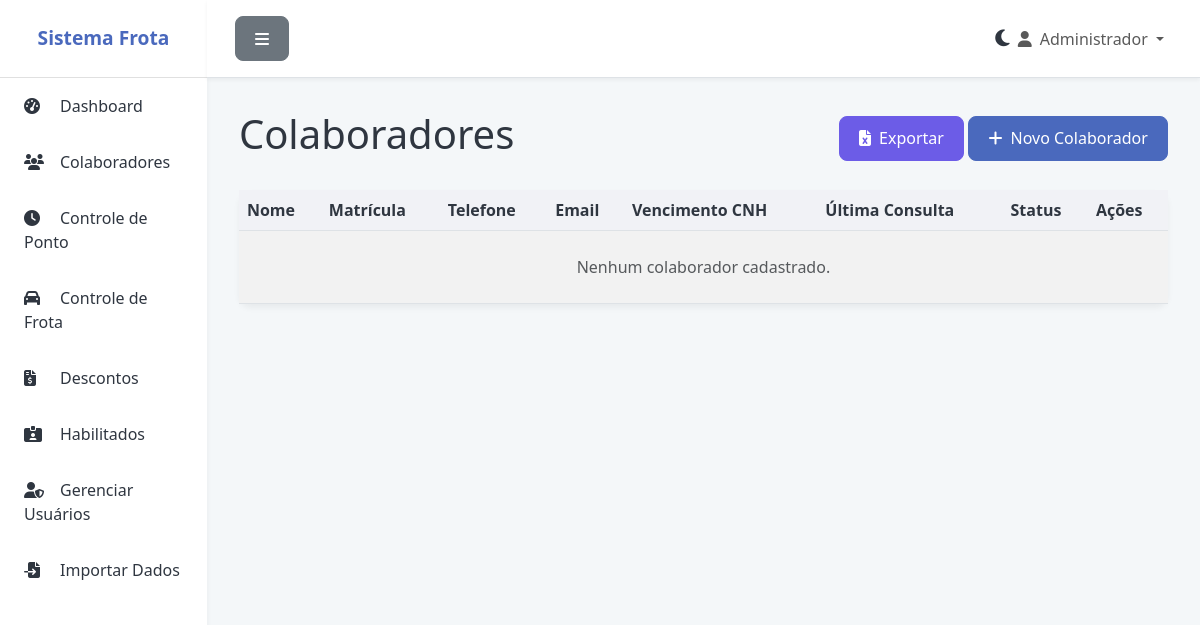
The app's page /colaboradores (signed in), older data.
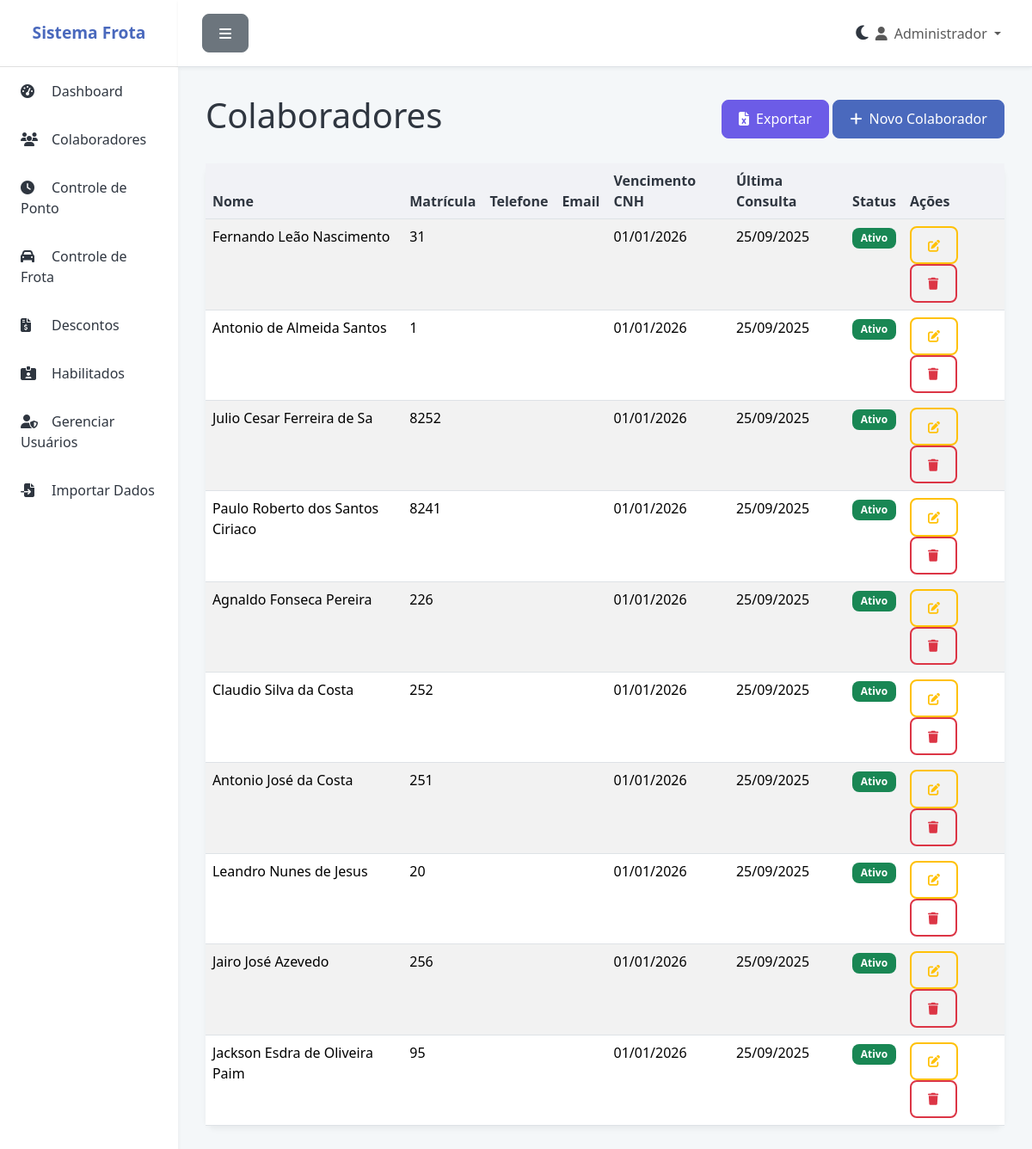
The same page, newer data.
### app.py (models this page shows)
class Usuario(UserMixin, db.Model):
    id = db.Column(db.Integer, primary_key=True)
    username = db.Column(db.String(80), unique=True, nullable=False)
    password_hash = db.Column(db.String(200), nullable=False)
    nome = db.Column(db.String(100), nullable=False)
    email = db.Column(db.String(120), unique=True, nullable=False)
    ativo = db.Column(db.Boolean, default=True)
    criado_em = db.Column(db.DateTime, default=datetime.utcnow)

class Colaborador(db.Model):
    id = db.Column(db.Integer, primary_key=True)
    nome = db.Column(db.String(100), nullable=False)
    matricula = db.Column(db.String(50), unique=True, nullable=False)
    cpf = db.Column(db.String(14), unique=True)
    telefone = db.Column(db.String(20))
    email = db.Column(db.String(120))
    veiculo_vinculado = db.Column(db.String(20))
    ativo = db.Column(db.Boolean, default=True)
    vencimento_cnh = db.Column(db.Date)
    ultima_consulta = db.Column(db.Date)
    criado_em = db.Column(db.DateTime, default=datetime.utcnow)
    pontos = db.relationship('Ponto', backref='colaborador', lazy=True, cascade='all, delete-orphan')
    frotas = db.relationship('Frota', backref='motorista_obj', lazy=True)
    descontos = db.relationship('Desconto', backref='colaborador', lazy=True)

### app.py (the view)
@app.route('/colaboradores')
@login_required
def colaboradores():
    colaboradores = Colaborador.query.all()
    return render_template('colaboradores.html', colaboradores=colaboradores)

### app.py (called while the page is built, shortened)
@login_manager.user_loader
def load_user(user_id):
    return Usuario.query.get(int(user_id))

@app.before_request
def create_tables():
    db.create_all()

### templates/colaboradores.html (shortened to what this page needs)
{% extends "base.html" %}
{% block content %}
<div class="d-flex justify-content-between align-items-center mb-4">
    <h1 class="fw-light">Colaboradores</h1>
    <div>
        <a href="{{ url_for('exportar', tipo='colaboradores') }}" class="btn btn-success"><i class="fas fa-file-excel me-2"></i>Exportar</a>
        <a href="{{ url_for('novo_colaborador') }}" class="btn btn-primary"><i class="fas fa-plus me-2"></i>Novo Colaborador</a>
    </div>
</div>
<div class="card">
    <div class="card-body p-0">
        <div class="table-responsive">
            <table class="table table-striped table-hover mb-0">
                <thead class="bg-light">
                    <tr>
                        <th scope="col">Nome</th>
                        <th scope="col">Matrícula</th>
                        <th scope="col">Telefone</th>
                        <th scope="col">Email</th>
                        <th scope="col">Vencimento CNH</th>
                        <th scope="col">Última Consulta</th>
                        <th scope="col">Status</th>
                        <th scope="col">Ações</th>
                    </tr>
                </thead>
                <tbody>
                    {% for colaborador in colaboradores %}
                    <tr>
                        <td>{{ colaborador.nome }}</td>
                        <td>{{ colaborador.matricula }}</td>
                        <td>{{ colaborador.telefone }}</td>
                        <td>{{ colaborador.email }}</td>
                        <td>{{ colaborador.vencimento_cnh.strftime('%d/%m/%Y') if colaborador.vencimento_cnh else 'N/A' }}</td>
                        <td>{{ colaborador.ultima_consulta.strftime('%d/%m/%Y') if colaborador.ultima_consulta else 'N/A' }}</td>
                        <td>
                            {% if colaborador.ativo %}
                                <span class="badge bg-success">Ativo</span>
                            {% else %}
                                <span class="badge bg-danger">Inativo</span>
                            {% endif %}
                        </td>
                        <td>
                            <a href="{{ url_for('editar_colaborador', id=colaborador.id) }}" class="btn btn-sm btn-outline-warning" title="Editar"><i class="fas fa-edit"></i></a>
                            <a href="{{ url_for('excluir_colaborador', id=colaborador.id) }}" class="btn btn-sm btn-outline-danger" title="Excluir" onclick="return confirm('Tem certeza que deseja excluir este colaborador?')"><i class="fas fa-trash"></i></a>
                        </td>
                    </tr>
                    {% else %}
                    <tr>
                        <td colspan="8" class="text-center text-muted py-4">Nenhum colaborador cadastrado.</td>
                    </tr>
                    {% endfor %}
                </tbody>
            </table>
        </div>
    </div>
</div>
{% endblock %}

### templates/base.html (shortened to what this page needs)
<!DOCTYPE html>
<html lang="pt-BR">
<head>
    <link href="https://cdn.jsdelivr.net/npm/bootstrap@5.3.3/dist/css/bootstrap.min.css" rel="stylesheet">
    <link rel="stylesheet" href="https://cdnjs.cloudflare.com/ajax/libs/font-awesome/6.5.1/css/all.min.css">
</head>
<body>
    <div class="d-flex" id="wrapper">
        <div id="sidebar-wrapper">
            <div class="sidebar-heading">Sistema Frota</div>
            <div class="list-group list-group-flush">
                <a href="{{ url_for('index') }}" class="list-group-item"><i class="fas fa-tachometer-alt"></i>Dashboard</a>
                <a href="{{ url_for('colaboradores') }}" class="list-group-item"><i class="fas fa-users"></i>Colaboradores</a>
                <a href="{{ url_for('pontos') }}" class="list-group-item"><i class="fas fa-clock"></i>Controle de Ponto</a>
                <a href="{{ url_for('frota') }}" class="list-group-item"><i class="fas fa-car"></i>Controle de Frota</a>
                <a href="{{ url_for('descontos') }}" class="list-group-item"><i class="fas fa-file-invoice-dollar"></i>Descontos</a>
                <a href="{{ url_for('habilitados') }}" class="list-group-item"><i class="fas fa-id-card-alt"></i>Habilitados</a>
                {% if current_user.username == 'admin' %}
                <a href="{{ url_for('usuarios') }}" class="list-group-item"><i class="fas fa-user-shield"></i>Gerenciar Usuários</a>
                <a href="{{ url_for('importar') }}" class="list-group-item"><i class="fas fa-file-import"></i>Importar Dados</a>
                {% endif %}
            </div>
        </div>
        <div id="page-content-wrapper">
            <nav class="navbar navbar-expand-lg navbar-light border-bottom">
                <div class="container-fluid">
                    <button class="btn btn-secondary" id="menu-toggle"><i class="fas fa-bars"></i></button>
                    <div class="collapse navbar-collapse" id="navbarSupportedContent">
                        <ul class="navbar-nav ms-auto mt-2 mt-lg-0">
                             <li class="nav-item d-flex align-items-center">
                                <span class="mode-toggle" id="mode-toggle">
                                    <i class="fas fa-moon"></i>
                                </span>
                             </li>
                             {% if current_user.is_authenticated %}
                            <li class="nav-item dropdown">
                                <a class="nav-link dropdown-toggle" href="#" id="navbarDropdown" role="button" data-bs-toggle="dropdown" aria-expanded="false">
                                    <i class="fas fa-user me-2"></i>{{ current_user.nome }}
                                </a>
                            </li>
                             {% endif %}
                        </ul>
                    </div>
                </div>
            </nav>
            <main class="container-fluid">
                {% block content %}{% endblock %}
            </main>
        </div>
        </div>
</body>
</html>

### templates/base.html (style rules this page uses)
:root { --primary-color: #4a69bd; --secondary-color: #8b9dc3; --success-color: #6c5ce7; --danger-color: #e84393; --warning-color: #fdcb6e; --info-color: #00cec9; --light-color: #f1f2f6; --dark-color: #2f3640; --background-color: #f4f7f9; --card-background: #ffffff; --sidebar-background: #ffffff; --sidebar-text: #2f3640; --header-background: #ffffff; }
body { background-color: var(--background-color); font-family: 'Segoe UI', Roboto, 'Helvetica Neue', Arial, sans-serif; color: var(--dark-color); transition: background-color 0.3s, color 0.3s; }
#wrapper { display: flex; }
#sidebar-wrapper { min-height: 100vh; width: 250px; background-color: var(--sidebar-background); box-shadow: 0 4px 6px rgba(0, 0, 0, 0.05); transition: all 0.3s ease; }
.sidebar-heading { padding: 1.5rem 1rem; font-size: 1.2rem; font-weight: bold; color: var(--primary-color); text-align: center; border-bottom: 1px solid #e0e0e0; }
.list-group-item { background-color: var(--sidebar-background) !important; color: var(--sidebar-text) !important; border: none; padding: 1rem 1.5rem; transition: background-color 0.3s, color 0.3s; border-radius: 0; }
.list-group-item i { width: 20px; margin-right: 1rem; }
#page-content-wrapper { flex-grow: 1; width: 100%; transition: all 0.3s ease; }
.navbar { background-color: var(--header-background) !important; border-bottom: 1px solid #e0e0e0; padding: 1rem; box-shadow: 0 2px 4px rgba(0, 0, 0, 0.05); transition: background-color 0.3s; }
main.container-fluid { padding: 2rem !important; }
.card { border: none; border-radius: 0.75rem; background-color: var(--card-background); box-shadow: 0 4px 6px rgba(0, 0, 0, 0.05); transition: transform 0.3s ease, background-color 0.3s; }
.table { color: var(--dark-color); }
.table thead th { background-color: var(--light-color); color: var(--sidebar-text); transition: background-color 0.3s; }
.btn { border-radius: 0.5rem; font-weight: 500; padding: 0.6rem 1.2rem; transition: background-color 0.3s, color 0.3s, border-color 0.3s; }
.btn-primary { background-color: var(--primary-color); border-color: var(--primary-color); }
.btn-success { background-color: var(--success-color); border-color: var(--success-color); }
.btn-outline-warning, .btn-outline-danger, .btn-outline-info { border-width: 2px; }
.badge { border-radius: 0.5rem; padding: 0.5em 0.8em; font-weight: 600; }
.mode-toggle { cursor: pointer; font-size: 1.2rem; margin-left: 1rem; color: var(--sidebar-text); }

Row changes from the older to the newer data that the page shows:
added Colaborador: nome "Fernando Leão Nascimento", matricula "31", vencimento_cnh "01/01/2026", ultima_consulta "25/09/2025", ativo "Ativo"
added Colaborador: nome "Antonio de Almeida Santos", matricula "1", vencimento_cnh "01/01/2026", ultima_consulta "25/09/2025", ativo "Ativo"
added Colaborador: nome "Julio Cesar Ferreira de Sa", matricula "8252", vencimento_cnh "01/01/2026", ultima_consulta "25/09/2025", ativo "Ativo"
added Colaborador: nome "Paulo Roberto dos Santos Ciriaco", matricula "8241", vencimento_cnh "01/01/2026", ultima_consulta "25/09/2025", ativo "Ativo"
added Colaborador: nome "Agnaldo Fonseca Pereira", matricula "226", vencimento_cnh "01/01/2026", ultima_consulta "25/09/2025", ativo "Ativo"
added Colaborador: nome "Claudio Silva da Costa", matricula "252", vencimento_cnh "01/01/2026", ultima_consulta "25/09/2025", ativo "Ativo"
added Colaborador: nome "Antonio José da Costa", matricula "251", vencimento_cnh "01/01/2026", ultima_consulta "25/09/2025", ativo "Ativo"
added Colaborador: nome "Leandro Nunes de Jesus", matricula "20", vencimento_cnh "01/01/2026", ultima_consulta "25/09/2025", ativo "Ativo"
added Colaborador: nome "Jairo José Azevedo", matricula "256", vencimento_cnh "01/01/2026", ultima_consulta "25/09/2025", ativo "Ativo"
added Colaborador: nome "Jackson Esdra de Oliveira Paim", matricula "95", vencimento_cnh "01/01/2026", ultima_consulta "25/09/2025", ativo "Ativo"
Text that changed along with them:
text no longer shown: "Nenhum colaborador cadastrado."
